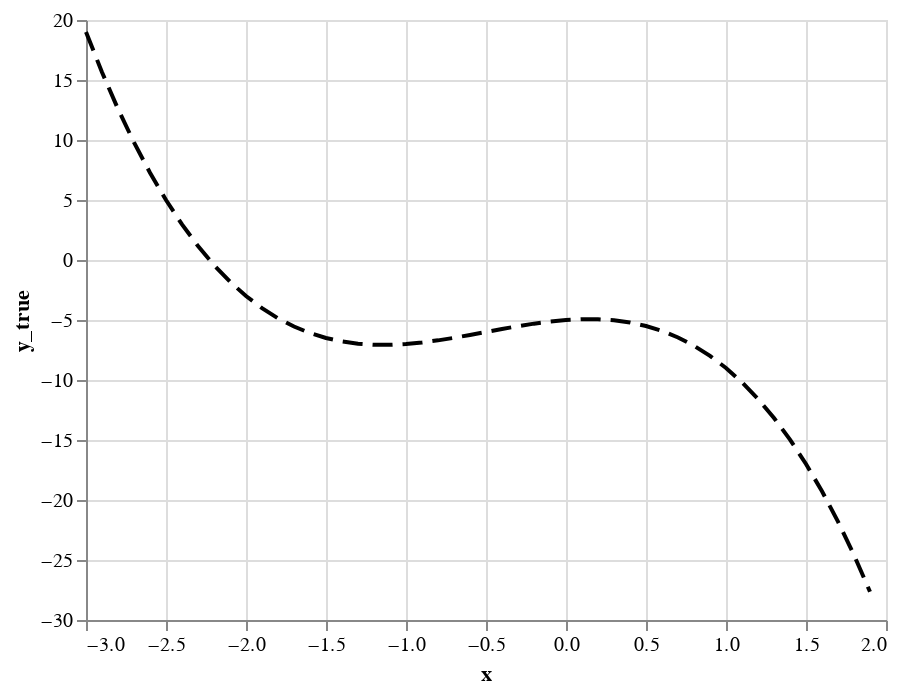

The notebook cell this image was saved under:
### Markdown cell above
* Plot the true values using a dashed black line, using `strokeDash=[10,5]` as an argument to `mark_line`.  Name the chart `c3`.

Don't focus too much on the `strokeDash=[10,5]` part, I just wanted to show you an example of an option that exists.  Here the dashes are made with 10 black pixels followed by a gap of 5 pixels.

This curve represents the true underlying polynomial that we used to generate the data (before adding the random noise to it).

### Code cell
c3 = alt.Chart(df).mark_line(color = "black", strokeDash = [10,5]).encode(
    x = "x",
    y = "y_true"
)
c3

### Figure 1 — Vega-Lite specification as saved in the notebook (floating-point values rounded to 4 significant figures)
{"config": {"view": {"continuousWidth": 400, "continuousHeight": 300}}, "data": {"name": "data-71995db8fe2b48e4b471cbce0c3c09d3"}, "mark": {"type": "line", "color": "black", "strokeDash": [10, 5]}, "encoding": {"x": {"field": "x", "type": "quantitative"}, "y": {"field": "y_true", "type": "quantitative"}}, "$schema": "https://vega.github.io/schema/vega-lite/v4.17.0.json", "datasets": {"data-71995db8fe2b48e4b471cbce0c3c09d3": [{"x": -3.0, "y_true": 19.0, "y": 19.66, "pred": 20.05}, {"x": -2.9, "y_true": 15.65, "y": 19.0, "pred": 16.61}, {"x": -2.8, "y_true": 12.58, "y": 14.54, "pred": 13.45}, {"x": -2.7, "y_true": 9.796, "y": 6.983, "pred": 10.56}, {"x": -2.6, "y_true": 7.272, "y": 7.806, "pred": 7.93}, {"x": -2.5, "y_true": 5.0, "y": 8.322, "pred": 5.545}, {"x": -2.4, "y_true": 2.968, "y": -1.29, "pred": 3.394}, {"x": -2.3, "y_true": 1.164, "y": -0.8274, "pred": 1.467}, {"x": -2.2, "y_true": -0.424, "y": 6.149, "pred": -0.246}, {"x": -2.1, "y_true": -1.808, "y": -0.184, "pred": -1.757}, {"x": -2.0, "y_true": -3.0, "y": -6.093, "pred": -3.078}, {"x": -1.9, "y_true": -4.012, "y": -6.818, "pred": -4.218}, {"x": -1.8, "y_true": -4.856, "y": 2.249, "pred": -5.189}, {"x": -1.7, "y_true": -5.544, "y": -3.184, "pred": -6.002}, {"x": -1.6, "y_true": -6.088, "y": -15.53, "pred": -6.669}, {"x": -1.5, "y_true": -6.5, "y": -3.868, "pred": -7.199}, {"x": -1.4, "y_true": -6.792, "y": -11.17, "pred": -7.605}, {"x": -1.3, "y_true": -6.976, "y": -7.492, "pred": -7.897}, {"x": -1.2, "y_true": -7.064, "y": -14.99, "pred": -8.086}, {"x": -1.1, "y_true": -7.068, "y": -8.429, "pred": -8.183}, {"x": -1.0, "y_true": -7.0, "y": -10.78, "pred": -8.2}, {"x": -0.9, "y_true": -6.872, "y": -12.85, "pred": -8.147}, {"x": -0.8, "y_true": -6.696, "y": -2.086, "pred": -8.036}, {"x": -0.7, "y_true": -6.484, "y": 5.929, "pred": -7.877}, {"x": -0.6, "y_true": -6.248, "y": -3.42, "pred": -7.681}, {"x": -0.5, "y_true": -6.0, "y": -5.007, "pred": -7.46}, {"x": -0.4, "y_true": -5.752, "y": -11.89, "pred": -7.225}, {"x": -0.3, "y_true": -5.516, "y": -6.782, "pred": -6.986}, {"x": -0.2, "y_true": -5.304, "y": -8.648, "pred": -6.754}, {"x": -0.1, "y_true": -5.128, "y": -14.46, "pred": -6.542}, {"x": 2.665e-15, "y_true": -5.0, "y": -2.247, "pred": -6.359}, {"x": 0.1, "y_true": -4.932, "y": -5.226, "pred": -6.216}, {"x": 0.2, "y_true": -4.936, "y": -8.567, "pred": -6.126}, {"x": 0.3, "y_true": -5.024, "y": -12.51, "pred": -6.098}, {"x": 0.4, "y_true": -5.208, "y": -2.986, "pred": -6.144}, {"x": 0.5, "y_true": -5.5, "y": 1.248, "pred": -6.275}, {"x": 0.6, "y_true": -5.912, "y": -5.436, "pred": -6.502}, {"x": 0.7, "y_true": -6.456, "y": -9.006, "pred": -6.836}, {"x": 0.8, "y_true": -7.144, "y": -4.079, "pred": -7.288}, {"x": 0.9, "y_true": -7.988, "y": -12.88, "pred": -7.869}, {"x": 1.0, "y_true": -9.0, "y": -19.9, "pred": -8.59}, {"x": 1.1, "y_true": -10.19, "y": -1.632, "pred": -9.462}, {"x": 1.2, "y_true": -11.58, "y": -3.139, "pred": -10.5}, {"x": 1.3, "y_true": -13.16, "y": -14.67, "pred": -11.7}, {"x": 1.4, "y_true": -14.97, "y": -14.63, "pred": -13.1}, {"x": 1.5, "y_true": -17.0, "y": -8.663, "pred": -14.68}, {"x": 1.6, "y_true": -19.27, "y": -24.78, "pred": -16.48}, {"x": 1.7, "y_true": -21.8, "y": -21.2, "pred": -18.49}, {"x": 1.8, "y_true": -24.58, "y": -20.25, "pred": -20.73}, {"x": 1.9, "y_true": -27.65, "y": -18.96, "pred": -23.2}]}}
